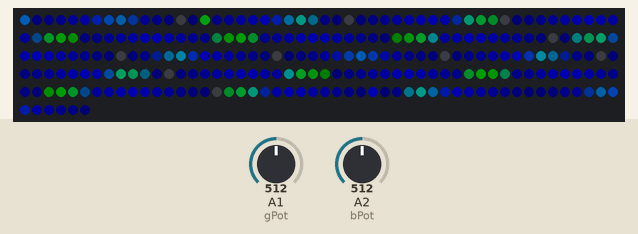
Simulated run of this sketch. Board: Arduino Uno, built with avr-gcc and run on an emulated ATmega328P. Shown: 256 RGB LEDs in strip order, left to right, continuing on the next row. Inputs (shaded band) come from the test bench; at power-on: A1 (gPot) = 512, A2 (bPot) = 512. Dim RGB values are drawn brighter than linear.

Above: at 1.2 s.
1.3 s: A1 (gPot) set to 716
At 2.2 s:
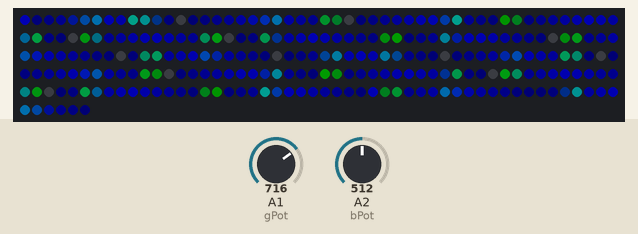
2.8 s: A2 (bPot) set to 716
At 3.5 s:
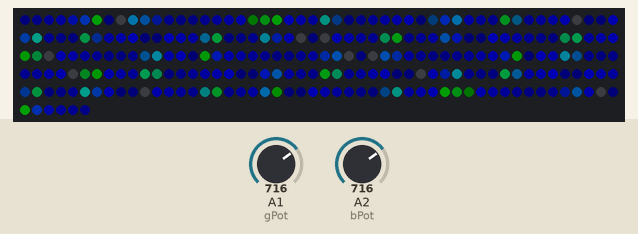
4.4 s: A1 (gPot) set to 900
At 5.0 s:
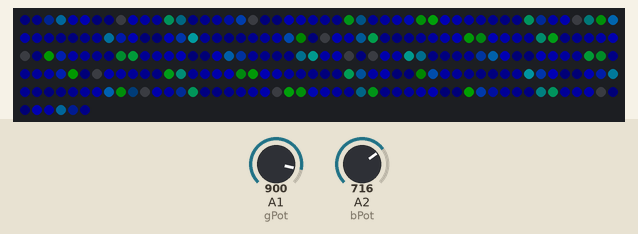
6.0 s: A2 (bPot) set to 900
At 6.7 s:
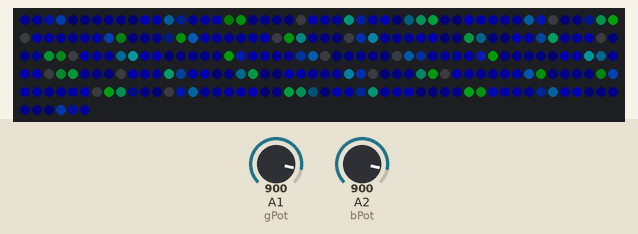
7.6 s: A1 (gPot) set to 1023
At 8.5 s:
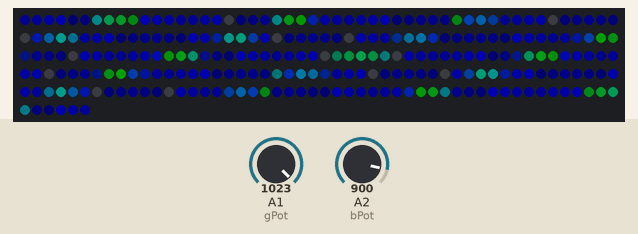
9.2 s: A2 (bPot) set to 1023
At 9.6 s:
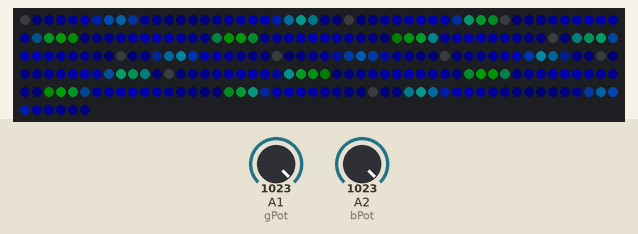
Timing chart, 0 to 11.8 s (numbered marks = the images above; inputs shaded):
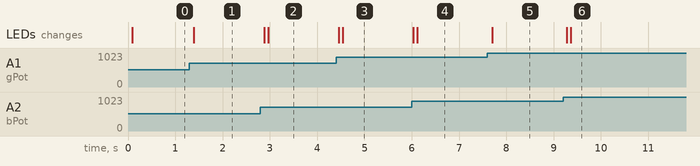

Measured:
- after the input at 1.3 s, the LEDs: change after 0.09 s (image 1)
- after the input at 2.8 s, the LEDs: first change after 0.08 s (image 2 shows a later state)
- after the input at 4.4 s, the LEDs: first change after 0.05 s (image 3 shows a later state)
- after the input at 6.0 s, the LEDs: first change at once (image 4 shows a later state)
- after the input at 7.6 s, the LEDs: change after 0.10 s (image 5)
- after the input at 9.2 s, the LEDs: first change after 0.08 s (image 6 shows a later state)

The sketch:

led-sin-test.ino
```cpp
#include <FastLED.h>

const int numLeds = 256;
const int dataPin = 6;
const int rPot = 0;
const int gPot = 1;
const int bPot = 2;
const int aButton = 3;
const int bButton = 4;

CRGB leds[numLeds];

void setup() {
  FastLED.addLeds<NEOPIXEL, dataPin>(leds, numLeds);
  pinMode(aButton, INPUT_PULLUP);
  pinMode(bButton, INPUT_PULLUP);
  randomSeed(analogRead(0));
}

void loop() {
  int i;
  CRGB currentColor;

  //currentColor.r = map(analogRead(rPot), 1023, 0, 0, 255);
  //currentColor.g = map(analogRead(gPot), 1023, 0, 0, 255);
  //currentColor.b = map(analogRead(bPot), 1023, 0, 0, 255);

  for (i = 0; i < numLeds; ++i)
  {
    leds[i].b = dim8_raw(triwave8(i*19)+map(analogRead(bPot), 1023, 0, 0, 1023));
    leds[i].g = dim8_raw(triwave8(i*17)+map(analogRead(gPot), 1023, 0, 0, 1023));
    if (leds[i].g >= 128)
      leds[i].g = leds[i].g - 128;
    else
      leds[i].g = 0;
    leds[i].fadeLightBy(192);
  }
  FastLED.show();
}
```
